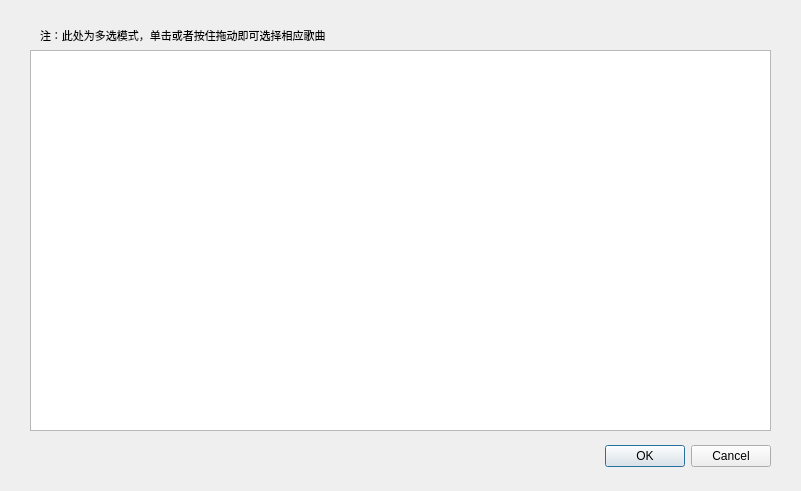
<?xml version="1.0" encoding="UTF-8"?>
<ui version="4.0">
 <class>MusicListDialog</class>
 <widget class="QDialog" name="MusicListDialog">
  <property name="geometry">
   <rect>
    <x>0</x>
    <y>0</y>
    <width>801</width>
    <height>491</height>
   </rect>
  </property>
  <property name="sizePolicy">
   <sizepolicy hsizetype="Fixed" vsizetype="Fixed">
    <horstretch>0</horstretch>
    <verstretch>0</verstretch>
   </sizepolicy>
  </property>
  <property name="minimumSize">
   <size>
    <width>801</width>
    <height>491</height>
   </size>
  </property>
  <property name="maximumSize">
   <size>
    <width>801</width>
    <height>491</height>
   </size>
  </property>
  <property name="windowTitle">
   <string>添加歌曲</string>
  </property>
  <widget class="QDialogButtonBox" name="buttonBox">
   <property name="geometry">
    <rect>
     <x>430</x>
     <y>440</y>
     <width>341</width>
     <height>32</height>
    </rect>
   </property>
   <property name="orientation">
    <enum>Qt::Horizontal</enum>
   </property>
   <property name="standardButtons">
    <set>QDialogButtonBox::Cancel|QDialogButtonBox::Ok</set>
   </property>
  </widget>
  <widget class="MusicListWidget" name="listWidget">
   <property name="geometry">
    <rect>
     <x>30</x>
     <y>50</y>
     <width>741</width>
     <height>381</height>
    </rect>
   </property>
   <property name="sizePolicy">
    <sizepolicy hsizetype="Fixed" vsizetype="Fixed">
     <horstretch>0</horstretch>
     <verstretch>0</verstretch>
    </sizepolicy>
   </property>
   <property name="font">
    <font>
     <family>微软雅黑</family>
     <bold>true</bold>
    </font>
   </property>
   <property name="styleSheet">
    <string notr="true"/>
   </property>
   <property name="horizontalScrollBarPolicy">
    <enum>Qt::ScrollBarAsNeeded</enum>
   </property>
   <property name="sizeAdjustPolicy">
    <enum>QAbstractScrollArea::AdjustIgnored</enum>
   </property>
   <property name="selectionMode">
    <enum>QAbstractItemView::MultiSelection</enum>
   </property>
   <property name="selectionBehavior">
    <enum>QAbstractItemView::SelectRows</enum>
   </property>
  </widget>
  <widget class="QLabel" name="label">
   <property name="geometry">
    <rect>
     <x>40</x>
     <y>20</y>
     <width>731</width>
     <height>31</height>
    </rect>
   </property>
   <property name="font">
    <font>
     <family>Microsoft YaHei UI</family>
     <pointsize>8</pointsize>
     <bold>false</bold>
    </font>
   </property>
   <property name="text">
    <string>注：此处为多选模式，单击或者按住拖动即可选择相应歌曲</string>
   </property>
  </widget>
 </widget>
 <customwidgets>
  <customwidget>
   <class>MusicListWidget</class>
   <extends>QListWidget</extends>
   <header location="global">MusicListWidget.h</header>
  </customwidget>
 </customwidgets>
 <resources/>
 <connections>
  <connection>
   <sender>buttonBox</sender>
   <signal>accepted()</signal>
   <receiver>MusicListDialog</receiver>
   <slot>accept()</slot>
   <hints>
    <hint type="sourcelabel">
     <x>248</x>
     <y>254</y>
    </hint>
    <hint type="destinationlabel">
     <x>157</x>
     <y>274</y>
    </hint>
   </hints>
  </connection>
  <connection>
   <sender>buttonBox</sender>
   <signal>rejected()</signal>
   <receiver>MusicListDialog</receiver>
   <slot>reject()</slot>
   <hints>
    <hint type="sourcelabel">
     <x>316</x>
     <y>260</y>
    </hint>
    <hint type="destinationlabel">
     <x>286</x>
     <y>274</y>
    </hint>
   </hints>
  </connection>
 </connections>
</ui>
